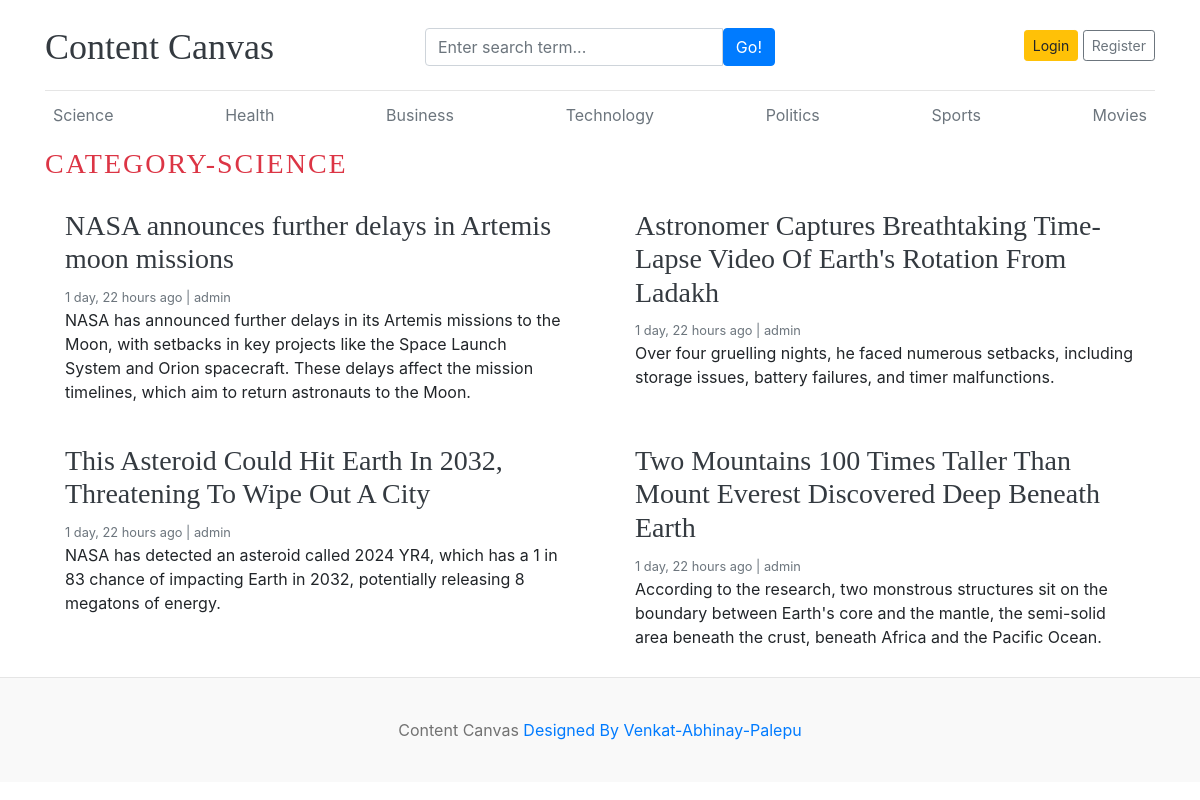
The app's page /category/4/ with its own data.
### blog/models.py (models this page shows, shortened)
class Category(models.Model):
    category_name=models.CharField(max_length=50,unique=True)
    created_at=models.DateTimeField(auto_now_add=True)
    updated_at=models.DateTimeField(auto_now=True)
    class Meta:
        verbose_name_plural='categories'
    def __str__(self):
        return self.category_name

class Blog(models.Model):
    title=models.CharField(max_length=100)
    slug=models.SlugField(max_length=100)
    category=models.ForeignKey(Category,on_delete=models.CASCADE)
    author=models.ForeignKey(User,on_delete=models.CASCADE)
    featured_image=models.ImageField(upload_to='uploads/%y/%m/%d')
    short_description=models.TextField(max_length=500)
    blog_body=models.TextField(max_length=2000)
    status=models.CharField(max_length=20,choices=STATUS_CHOICES,default="Draft")
    is_featured=models.BooleanField(default=True)
    created_at = models.DateTimeField(auto_now=True)
    updated_at=models.DateTimeField(auto_now=True)

### blog/views.py (the view)
# urls.py: path('<int:category_id>/',views.posts_by_category,name='posts_by_category')
def posts_by_category(request, category_id):
    posts = Blog.objects.filter(status='Published', category=category_id)
    try:
        category = Category.objects.get(pk=category_id)
    except Category.DoesNotExist:
        return redirect('home')
    context = {
        'posts': posts,
        'category': category,
    }
    return render(request, 'posts_by_category.html', context)

### blog/context_processors.py (called while the page is built)
def get_categories(request):
    categories=Category.objects.all()
    return dict(categories=categories)

def get_social_links(request):
    social_links=SocialLink.objects.all()
    return dict(social_links=social_links)

### templates/posts_by_category.html (shortened to what this page needs)
{% extends "base.html" %}
{% block content %}
  <h3 class="text-uppercase text-danger" style="letter-spacing:2px;">Category-{{category}}</h3>
  <div class="row mb-2">
    {% if posts %}
    {% for post in posts  %}
    <div class="col-md-6">
      <div class="card border-0" >
        <div class="card-body">
          <h3><a href="{% url 'blogs' post.slug %}" class="text-dark">{{post.title}}</a></h3>
          <small class="mb-1 text-muted">{{post.created_at | timesince}} ago | {{post.author}}</small>
          <p class="card-text">{{post.short_description}}</p>
        </div>
      </div>
    </div>
    {% endfor %}
    {% else %}
    <p> No Posts Found </p>
    {% endif %}
  </div>
</div>
{% endblock %}

### templates/base.html (shortened to what this page needs)
{% load static %}
<!DOCTYPE html>
<html lang="en">
<head>
    <link href="https://getbootstrap.com/docs/4.0/dist/css/bootstrap.min.css" rel="stylesheet">
    <link href="{% static 'css/cc.css' %}" rel="stylesheet">
    <link rel="stylesheet" href="https://cdnjs.cloudflare.com/ajax/libs/font-awesome/4.7.0/css/font-awesome.min.css">
</head>
<body>
    <div class="container">
        <header class="blog-header py-3">
            <div class="row flex-nowrap justify-content-between align-items-center">
                <div class="col-4 pt-1">
                    <a class="blog-header-logo text-dark" href="/">Content Canvas</a>
                </div>
                <div class="col-4 pt-1">
                    <form action="{% url 'search' %}" method="GET">
                        <div class="input-group">
                            <input class="form-control" type="text" name="keyword" value="{{keyword}}" placeholder="Enter search term..." aria-label="Enter search term..." aria-describedby="button-search" />
                            <button type="submit" class="btn btn-primary" id="button-search" type="button">Go!</button>
                        </div>
                    </form>
                </div>
                {% if not user.is_authenticated %}
                <div class="col-4 d-flex justify-content-end align-items-center">
                    <a class="btn btn-sm btn-warning" href="{% url 'login' %}">Login</a> &nbsp;
                    <a class="btn btn-sm btn-outline-secondary" href="{% url 'register' %}">Register</a>
                </div>
                {% else %}
                <div class="col-4 d-flex justify-content-end align-items-center">
                    <a href="{% url 'dashboard' %}">Dashboard</a> &nbsp;
                    <a href="{% url 'logout' %}">Logout</a>
                </div>
                {% endif %}
            </div>
        </header>
        <div class="nav-scroller py-1 mb-2">
            <nav class="nav d-flex justify-content-between">
                {% for cat in categories %}
                <a class="p-2 text-muted" href="{% url 'posts_by_category' cat.id %}">{{ cat.category_name }}</a>
                {% endfor %}
            </nav>
        </div>
        {% block content %}
        {% endblock  %}
    <footer class="blog-footer">
        <p>Content Canvas  <a href="https://github.com/venkatabhinaypalepu" target="_blank">Designed By Venkat-Abhinay-Palepu</a></p>
    </footer>
</body>
</html>

### contentcanvas/static/css/cc.css (style rules this page uses)
.blog-header { border-bottom: 1px solid #e5e5e5; }
.blog-header-logo { font-family: "Playfair Display", Georgia, "Times New Roman", serif; font-size: 2.25rem; }
h1, h2, h3, h4, h5, h6 { font-family: "Playfair Display", Georgia, "Times New Roman", serif; }
.blog-footer { padding: 2.5rem 0; color: #727272; text-align: center; background-color: #f9f9f9; border-top: .05rem solid #e5e5e5; }
.blog-footer p:last-child { margin-bottom: 0; }

### records on screen
Category: category_name "Science", category_name "SCIENCE"
Category: category_name "Health"
Category: category_name "Business"
Category: category_name "Technology"
Category: category_name "Politics"
Category: category_name "Sports"
Category: category_name "Movies"
Blog: title "NASA announces further delays in Artemis moon missions", created_at "1 day, 22 hours", author "admin", short_description "NASA has announced further delays in its Artemis missions to the Moon, with setbacks in key projects like the Space Launch System and Orion spacecraft. These delays affect the mission timelines, which aim to return astronauts to the Moon."
Blog: title "Astronomer Captures Breathtaking Time-Lapse Video Of Earth's Rotation From Ladakh", created_at "1 day, 22 hours", author "admin", short_description "Over four gruelling nights, he faced numerous setbacks, including storage issues, battery failures, and timer malfunctions."
Blog: title "This Asteroid Could Hit Earth In 2032, Threatening To Wipe Out A City", created_at "1 day, 22 hours", author "admin", short_description "NASA has detected an asteroid called 2024 YR4, which has a 1 in 83 chance of impacting Earth in 2032, potentially releasing 8 megatons of energy."
Blog: title "Two Mountains 100 Times Taller Than Mount Everest Discovered Deep Beneath Earth", created_at "1 day, 22 hours", author "admin", short_description "According to the research, two monstrous structures sit on the boundary between Earth's core and the mantle, the semi-solid area beneath the crust, beneath Africa and the Pacific Ocean."
